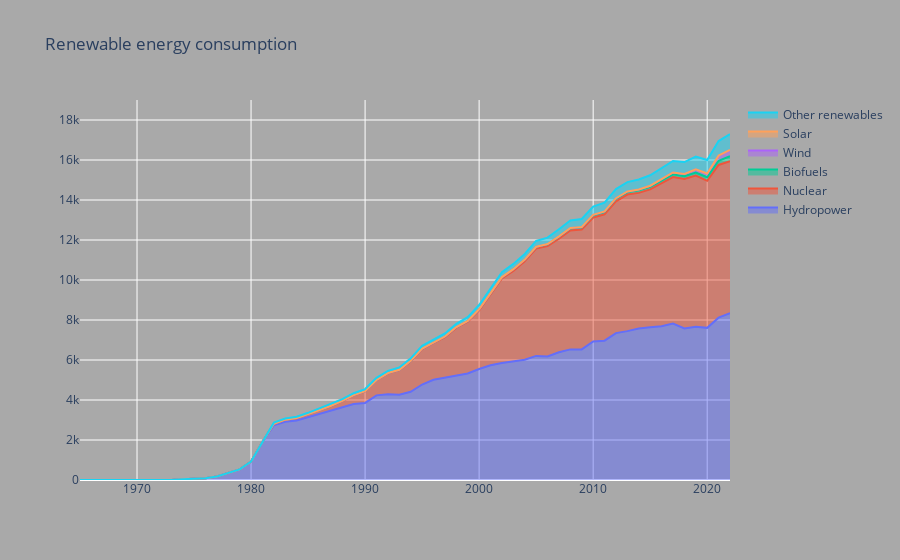

The cell this chart's notebook holds for it:
### Code cell
import plotly.graph_objs as go

fig = go.Figure()
fig.add_trace(go.Scatter(
name = 'Hydropower',
x = df_ren_energy['Year'][17:],
y = df_ren_energy['Hydropower'],
fill = 'tozeroy',
mode = 'lines'))

for ren in df_ren_energy.columns[4:]:
    fig.add_trace(go.Scatter(
    name = ren,
    x = df_ren_energy['Year'][17:],
    y = df_ren_energy[ren],
    fill = 'tonexty',
    mode = 'lines'))
    
fig.update_layout(title = 'Renewable energy consumption',
                yaxis=dict(range=[0, 19000]),
                paper_bgcolor='darkgray',
                plot_bgcolor='darkgray')
    
fig.show()
